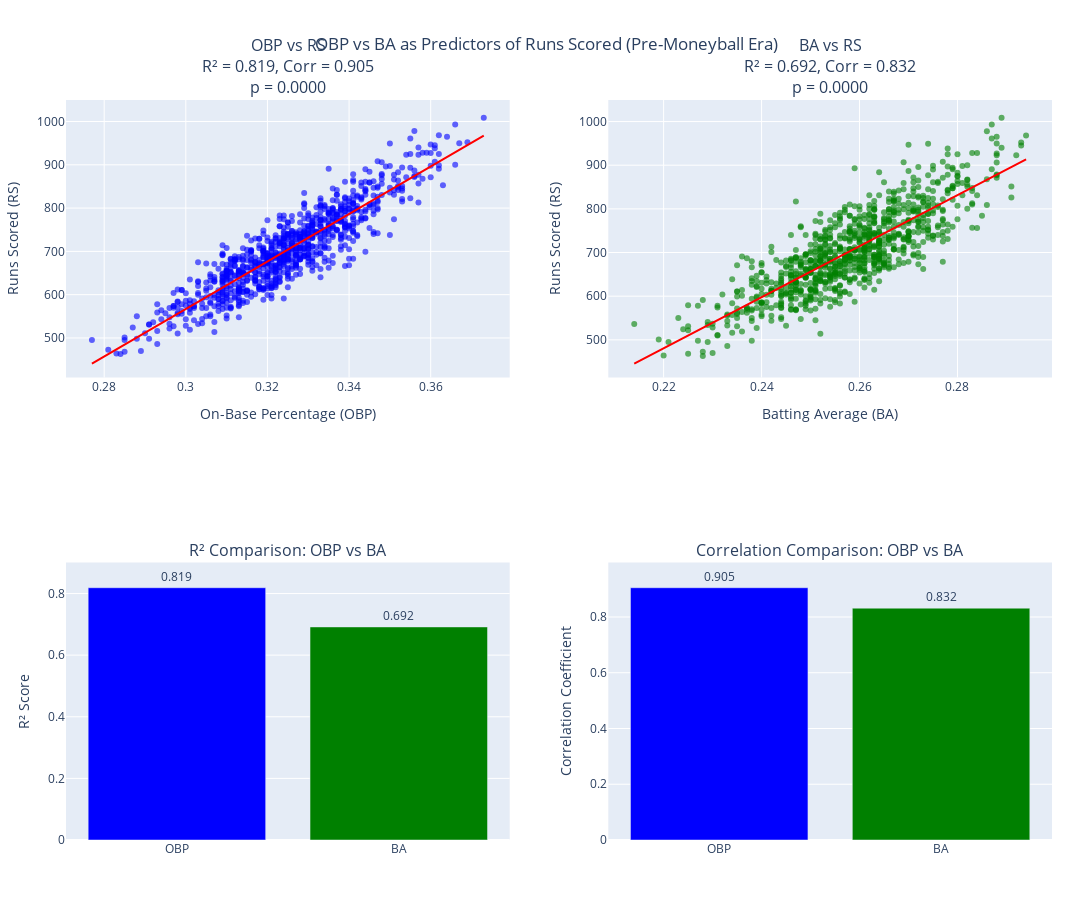

Notebook code cell kept with this figure:
### Code cell
# Plotly version: OBP vs BA as Predictors of Runs Scored (Pre-Moneyball Era)
fig = make_subplots(
    rows=2,
    cols=2,
    subplot_titles=(
        f"OBP vs RS<br>R² = {r2_obp:.3f}, Corr = {corr_obp:.3f}<br>p = {model_obp_sm.pvalues[1]:.4f}",
        f"BA vs RS<br>R² = {r2_ba:.3f}, Corr = {corr_ba:.3f}<br>p = {model_ba_sm.pvalues[1]:.4f}",
        "R² Comparison: OBP vs BA",
        "Correlation Comparison: OBP vs BA",
    ),
)

# Plot 1: OBP vs RS with regression line
fig.add_trace(
    go.Scatter(
        x=regression_data["OBP"],
        y=regression_data["RS"],
        mode="markers",
        marker=dict(color="blue", opacity=0.6),
        name="OBP vs RS",
    ),
    row=1,
    col=1,
)
fig.add_trace(
    go.Scatter(
        x=regression_data["OBP"],
        y=y_pred_obp,
        mode="lines",
        line=dict(color="red", width=2),
        name=f"R² = {r2_obp:.3f}",
    ),
    row=1,
    col=1,
)

# Plot 2: BA vs RS with regression line
fig.add_trace(
    go.Scatter(
        x=regression_data["BA"],
        y=regression_data["RS"],
        mode="markers",
        marker=dict(color="green", opacity=0.6),
        name="BA vs RS",
    ),
    row=1,
    col=2,
)
fig.add_trace(
    go.Scatter(
        x=regression_data["BA"],
        y=y_pred_ba,
        mode="lines",
        line=dict(color="red", width=2),
        name=f"R² = {r2_ba:.3f}",
    ),
    row=1,
    col=2,
)

# Plot 3: R² Comparison
metrics = ["OBP", "BA"]
r2_values = [r2_obp, r2_ba]
fig.add_trace(
    go.Bar(x=metrics, y=r2_values, marker_color=["blue", "green"], name="R²"),
    row=2,
    col=1,
)

# Plot 4: Correlation Comparison
corr_values = [corr_obp, corr_ba]
fig.add_trace(
    go.Bar(
        x=metrics, y=corr_values, marker_color=["blue", "green"], name="Correlation"
    ),
    row=2,
    col=2,
)

# Add value labels for bars
fig.update_traces(
    texttemplate="%{y:.3f}", textposition="outside", selector=dict(type="bar")
)

# Axes titles
fig.update_xaxes(title_text="On-Base Percentage (OBP)", row=1, col=1)
fig.update_yaxes(title_text="Runs Scored (RS)", row=1, col=1)
fig.update_xaxes(title_text="Batting Average (BA)", row=1, col=2)
fig.update_yaxes(title_text="Runs Scored (RS)", row=1, col=2)
fig.update_yaxes(title_text="R² Score", row=2, col=1, range=[0, max(r2_values) * 1.1])
fig.update_yaxes(
    title_text="Correlation Coefficient",
    row=2,
    col=2,
    range=[0, max(corr_values) * 1.1],
)

fig.update_layout(
    title_text="OBP vs BA as Predictors of Runs Scored (Pre-Moneyball Era)",
    title_x=0.5,
    width=1200,
    height=900,
    showlegend=False,
    margin=dict(l=60, r=40, t=100, b=60),
)

fig.show()

### Figure 1 — Plotly figure (JSON) as saved in the notebook; plotly's stock layout.template omitted (floating-point values rounded to 4 significant figures; data arrays with more than 128 entries replaced by an {"elided": "..."} marker saying what was removed)
{"data": [{"marker": {"color": "blue", "opacity": 0.6}, "mode": "markers", "name": "OBP vs RS", "type": "scatter", "x": {"elided": "902 float values"}, "xaxis": "x", "y": {"elided": "902 int values"}, "yaxis": "y"}, {"line": {"color": "red", "width": 2}, "mode": "lines", "name": "R² = 0.819", "type": "scatter", "x": {"elided": "902 float values"}, "xaxis": "x", "y": {"elided": "902 float values"}, "yaxis": "y"}, {"marker": {"color": "green", "opacity": 0.6}, "mode": "markers", "name": "BA vs RS", "type": "scatter", "x": {"elided": "902 float values"}, "xaxis": "x2", "y": {"elided": "902 int values"}, "yaxis": "y2"}, {"line": {"color": "red", "width": 2}, "mode": "lines", "name": "R² = 0.692", "type": "scatter", "x": {"elided": "902 float values"}, "xaxis": "x2", "y": {"elided": "902 float values"}, "yaxis": "y2"}, {"marker": {"color": ["blue", "green"]}, "name": "R²", "textposition": "outside", "texttemplate": "%{y:.3f}", "type": "bar", "x": ["OBP", "BA"], "xaxis": "x3", "y": [0.8189, 0.6916], "yaxis": "y3"}, {"marker": {"color": ["blue", "green"]}, "name": "Correlation", "textposition": "outside", "texttemplate": "%{y:.3f}", "type": "bar", "x": ["OBP", "BA"], "xaxis": "x4", "y": [0.9049, 0.8316], "yaxis": "y4"}], "layout": {"annotations": [{"font": {"size": 16}, "showarrow": false, "text": "OBP vs RS<br>R² = 0.819, Corr = 0.905<br>p = 0.0000", "x": 0.225, "xanchor": "center", "xref": "paper", "y": 1, "yanchor": "bottom", "yref": "paper"}, {"font": {"size": 16}, "showarrow": false, "text": "BA vs RS<br>R² = 0.692, Corr = 0.832<br>p = 0.0000", "x": 0.775, "xanchor": "center", "xref": "paper", "y": 1, "yanchor": "bottom", "yref": "paper"}, {"font": {"size": 16}, "showarrow": false, "text": "R² Comparison: OBP vs BA", "x": 0.225, "xanchor": "center", "xref": "paper", "y": 0.375, "yanchor": "bottom", "yref": "paper"}, {"font": {"size": 16}, "showarrow": false, "text": "Correlation Comparison: OBP vs BA", "x": 0.775, "xanchor": "center", "xref": "paper", "y": 0.375, "yanchor": "bottom", "yref": "paper"}], "height": 900, "margin": {"b": 60, "l": 60, "r": 40, "t": 100}, "showlegend": false, "title": {"text": "OBP vs BA as Predictors of Runs Scored (Pre-Moneyball Era)", "x": 0.5}, "width": 1200, "xaxis": {"anchor": "y", "domain": [0, 0.45], "title": {"text": "On-Base Percentage (OBP)"}}, "xaxis2": {"anchor": "y2", "domain": [0.55, 1], "title": {"text": "Batting Average (BA)"}}, "xaxis3": {"anchor": "y3", "domain": [0, 0.45]}, "xaxis4": {"anchor": "y4", "domain": [0.55, 1]}, "yaxis": {"anchor": "x", "domain": [0.625, 1], "title": {"text": "Runs Scored (RS)"}}, "yaxis2": {"anchor": "x2", "domain": [0.625, 1], "title": {"text": "Runs Scored (RS)"}}, "yaxis3": {"anchor": "x3", "domain": [0, 0.375], "range": [0, 0.9007], "title": {"text": "R² Score"}}, "yaxis4": {"anchor": "x4", "domain": [0, 0.375], "range": [0, 0.9954], "title": {"text": "Correlation Coefficient"}}}}
